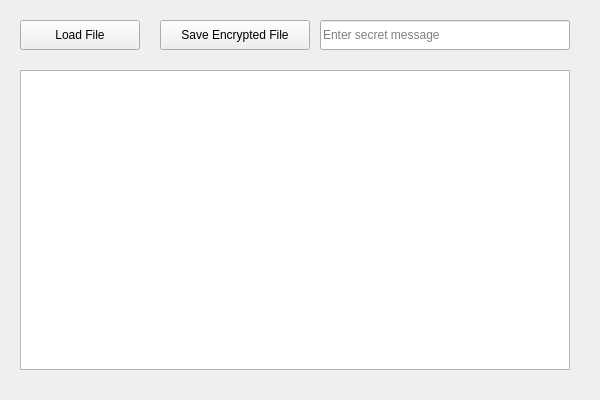
<?xml version="1.0" encoding="UTF-8"?>
<ui version="4.0">
    <class>MainWindow</class>
    <widget class="QMainWindow" name="MainWindow">
        <property name="geometry">
            <rect>
                <x>0</x><y>0</y><width>600</width><height>400</height>
            </rect>
        </property>
        <widget class="QWidget" name="centralwidget">
            <widget class="QPushButton" name="btnLoad">
                <property name="geometry">
                    <rect>
                        <x>20</x><y>20</y><width>120</width><height>30</height>
                    </rect>
                </property>
                <property name="text">
                    <string>Load File</string>
                </property>
            </widget>
            <widget class="QPushButton" name="btnSave">
                <property name="geometry">
                    <rect>
                        <x>160</x><y>20</y><width>150</width><height>30</height>
                    </rect>
                </property>
                <property name="text">
                    <string>Save Encrypted File</string>
                </property>
            </widget>
            <widget class="QLineEdit" name="lineEditMessage">
                <property name="geometry">
                    <rect>
                        <x>320</x><y>20</y><width>250</width><height>30</height>
                    </rect>
                </property>
                <property name="placeholderText">
                    <string>Enter secret message</string>
                </property>
            </widget>
            <widget class="QTextEdit" name="textEditInput">
                <property name="geometry">
                    <rect>
                        <x>20</x><y>70</y><width>550</width><height>300</height>
                    </rect>
                </property>
            </widget>
        </widget>
    </widget>
    <resources/>
    <connections/>
</ui>
